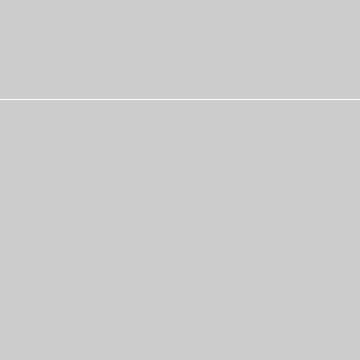
Frame 1 (no input)
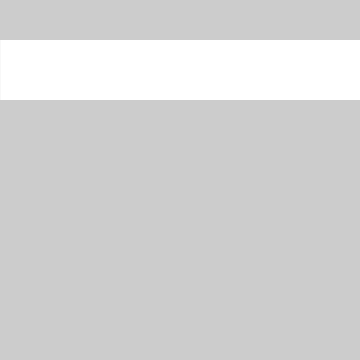
Frame 60 (the mouse pressed at the canvas centre just before this capture)
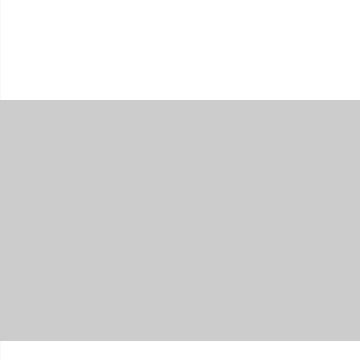
Frame 120 (the mouse held since frame 60 and released just before this capture)

The Processing sketch that drew these frames (run headless with seeded random() and noise(); from frame 60 on, the mouse is pressed at the canvas centre):

// Processing sketch: processing_138444
// ── processing_138444.pde

float y = 100;
void setup() {
  size(360, 360); 
  stroke(255);    
  frameRate(30);
}
 
void draw() {

  y = y - 1;
  if (y < 0) {
    y = height;
  }
 line(0, y, width, y); 
}
